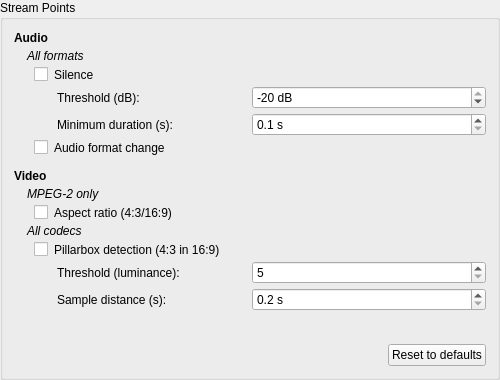
<?xml version="1.0" encoding="UTF-8"?>
<ui version="4.0">
 <class>TTCutSettingsStreamPoints</class>
 <widget class="QGroupBox" name="TTCutSettingsStreamPoints">
  <property name="geometry">
   <rect><x>0</x><y>0</y><width>500</width><height>380</height></rect>
  </property>
  <property name="title"><string>Stream Points</string></property>
  <layout class="QVBoxLayout">
   <item>
    <layout class="QGridLayout" name="glDetectors">
     <property name="spacing"><number>4</number></property>

     <item row="0" column="0" colspan="2">
      <widget class="QLabel" name="laAudioSection">
       <property name="text"><string>Audio</string></property>
       <property name="styleSheet"><string notr="true">QLabel { font-weight: bold; }</string></property>
      </widget>
     </item>
     <item row="1" column="0" colspan="2">
      <widget class="QLabel" name="laAudioAllFormats">
       <property name="text"><string>All formats</string></property>
       <property name="styleSheet"><string notr="true">QLabel { font-style: italic; padding-left: 10px; }</string></property>
      </widget>
     </item>

     <item row="2" column="0" colspan="2">
      <widget class="QCheckBox" name="cbSilence">
       <property name="text"><string>Silence</string></property>
       <property name="styleSheet"><string notr="true">padding-left: 20px;</string></property>
       <property name="toolTip"><string>Finds passages quieter than the threshold for at least the minimum duration.</string></property>
      </widget>
     </item>
     <item row="3" column="0">
      <widget class="QLabel" name="laSilenceThreshold">
       <property name="text"><string>Threshold (dB):</string></property>
       <property name="styleSheet"><string notr="true">padding-left: 40px;</string></property>
      </widget>
     </item>
     <item row="3" column="1">
      <widget class="QSpinBox" name="sbSilenceThreshold">
       <property name="minimum"><number>-80</number></property>
       <property name="maximum"><number>-20</number></property>
       <property name="suffix"><string> dB</string></property>
      </widget>
     </item>
     <item row="4" column="0">
      <widget class="QLabel" name="laSilenceMinDuration">
       <property name="text"><string>Minimum duration (s):</string></property>
       <property name="styleSheet"><string notr="true">padding-left: 40px;</string></property>
      </widget>
     </item>
     <item row="4" column="1">
      <widget class="QDoubleSpinBox" name="sbSilenceMinDuration">
       <property name="minimum"><double>0.100000000000000</double></property>
       <property name="maximum"><double>5.000000000000000</double></property>
       <property name="singleStep"><double>0.100000000000000</double></property>
       <property name="decimals"><number>1</number></property>
       <property name="suffix"><string> s</string></property>
      </widget>
     </item>

     <item row="5" column="0" colspan="2">
      <widget class="QCheckBox" name="cbAudioChange">
       <property name="text"><string>Audio format change</string></property>
       <property name="styleSheet"><string notr="true">padding-left: 20px;</string></property>
       <property name="toolTip"><string>Finds points where the audio format changes (e.g. stereo to 5.1).</string></property>
      </widget>
     </item>

     <!-- Blank row: without it the Video heading sits as close to the last
          audio control as that control sits to its own heading. -->
     <item row="6" column="0" colspan="2">
      <spacer name="spacerAudioVideo">
       <property name="orientation"><enum>Qt::Vertical</enum></property>
       <property name="sizeType"><enum>QSizePolicy::Fixed</enum></property>
       <property name="sizeHint" stdset="0"><size><width>0</width><height>10</height></size></property>
      </spacer>
     </item>

     <item row="7" column="0" colspan="2">
      <widget class="QLabel" name="laVideoSection">
       <property name="text"><string>Video</string></property>
       <property name="styleSheet"><string notr="true">QLabel { font-weight: bold; }</string></property>
      </widget>
     </item>
     <item row="8" column="0" colspan="2">
      <widget class="QLabel" name="laVideoMpeg2Only">
       <property name="text"><string>MPEG-2 only</string></property>
       <property name="styleSheet"><string notr="true">QLabel { font-style: italic; padding-left: 10px; }</string></property>
      </widget>
     </item>
     <item row="9" column="0" colspan="2">
      <widget class="QCheckBox" name="cbAspectChange">
       <property name="text"><string>Aspect ratio (4:3/16:9)</string></property>
       <property name="styleSheet"><string notr="true">padding-left: 20px;</string></property>
       <property name="toolTip"><string>Reads the aspect ratio from MPEG-2 sequence headers. Has no effect on H.264/H.265, which carry no such headers.</string></property>
      </widget>
     </item>

     <item row="10" column="0" colspan="2">
      <widget class="QLabel" name="laVideoAllCodecs">
       <property name="text"><string>All codecs</string></property>
       <property name="styleSheet"><string notr="true">QLabel { font-style: italic; padding-left: 10px; }</string></property>
      </widget>
     </item>
     <item row="11" column="0" colspan="2">
      <widget class="QCheckBox" name="cbPillarbox">
       <property name="text"><string>Pillarbox detection (4:3 in 16:9)</string></property>
       <property name="styleSheet"><string notr="true">padding-left: 20px;</string></property>
       <property name="toolTip"><string>Detects 4:3 content inside a 16:9 frame by measuring the black bars. Works for MPEG-2, H.264 and H.265.</string></property>
      </widget>
     </item>
     <item row="12" column="0">
      <widget class="QLabel" name="laPillarboxThreshold">
       <property name="text"><string>Threshold (luminance):</string></property>
       <property name="styleSheet"><string notr="true">padding-left: 40px;</string></property>
      </widget>
     </item>
     <item row="12" column="1">
      <widget class="QSpinBox" name="sbPillarboxThreshold">
       <property name="minimum"><number>5</number></property>
       <property name="maximum"><number>50</number></property>
       <property name="toolTip"><string>A column counts as black below this brightness. Higher values detect more, but risk false hits in dark scenes.</string></property>
      </widget>
     </item>
     <item row="13" column="0">
      <widget class="QLabel" name="laPillarboxSample">
       <property name="text"><string>Sample distance (s):</string></property>
       <property name="styleSheet"><string notr="true">padding-left: 40px;</string></property>
      </widget>
     </item>
     <item row="13" column="1">
      <widget class="QDoubleSpinBox" name="sbPillarboxSample">
       <property name="minimum"><double>0.200000000000000</double></property>
       <property name="maximum"><double>10.000000000000000</double></property>
       <property name="singleStep"><double>0.100000000000000</double></property>
       <property name="decimals"><number>1</number></property>
       <property name="suffix"><string> s</string></property>
       <property name="toolTip"><string>Distance between analysed frames. Smaller is slower; the reported position stays frame-exact either way.</string></property>
      </widget>
     </item>
    </layout>
   </item>
   <item>
    <spacer><property name="orientation"><enum>Qt::Vertical</enum></property><property name="sizeHint" stdset="0"><size><width>20</width><height>40</height></size></property></spacer>
   </item>
   <item>
    <layout class="QHBoxLayout">
     <item><spacer><property name="orientation"><enum>Qt::Horizontal</enum></property><property name="sizeHint" stdset="0"><size><width>40</width><height>20</height></size></property></spacer></item>
     <item>
      <widget class="QPushButton" name="btnResetDefaults">
       <property name="text"><string>Reset to defaults</string></property>
       <property name="toolTip"><string>Reset the values in this category to their factory defaults. Changes are applied only when you click OK.</string></property>
      </widget>
     </item>
    </layout>
   </item>
  </layout>
 </widget>
 <resources/>
 <connections/>
</ui>
